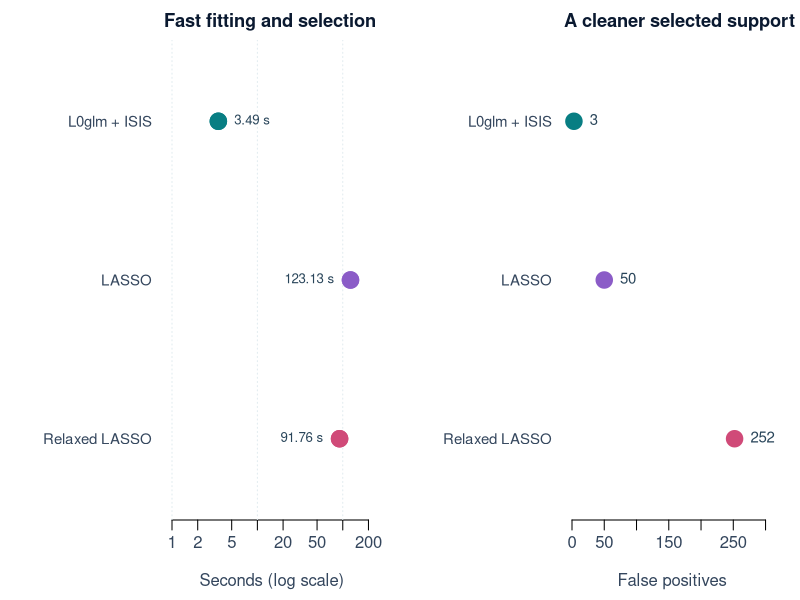

Here is the R script that generated this plot:
## ---- chunk 1
knitr::opts_chunk$set(collapse=TRUE, comment="#>", message=FALSE, warning=FALSE,
  fig.width=9, fig.height=4.2, dpi=160)
## ---- chunk 2
par(mfrow=c(1, 2), mar=c(4, 8.2, 2, 1), mgp=c(2.5, .6, 0), family="sans",
  bg="white", col.axis="#34465d", col.lab="#34465d", col.main="#0a1930")
labels <- c("L0glm + ISIS", "LASSO", "Relaxed LASSO")
cols <- c("#087e83", "#8b5cc7", "#d04a78")
seconds <- c(3.49, 123.13, 91.76)
plot(seconds, 3:1, log="x", xlim=c(1, 220), ylim=c(.6, 3.4), pch=21, bg=cols,
  col=cols, cex=2.2, yaxt="n", xlab="Seconds (log scale)", ylab="", bty="n")
axis(2, at=3:1, labels=labels, las=1, tick=FALSE, cex.axis=.9)
abline(v=c(1, 10, 100), col="#e1ebef", lty=3)
points(seconds, 3:1, pch=21, bg=cols, col=cols, cex=2.2)
text(seconds, 3:1, sprintf("%.2f s", seconds), pos=ifelse(seconds > 50, 2, 4),
  offset=.8, cex=.8, col="#29455a")
title("Fast fitting and selection", adj=0, cex.main=1.1)
fp <- c(3, 50, 252)
plot(fp, 3:1, xlim=c(0, 310), ylim=c(.6, 3.4), pch=21, bg=cols, col=cols,
  cex=2.2, yaxt="n", xlab="False positives", ylab="", bty="n")
axis(2, at=3:1, labels=labels, las=1, tick=FALSE, cex.axis=.9)
text(fp+9, 3:1, fp, pos=4, cex=.9, col="#29455a")
title("A cleaner selected support", adj=0, cex.main=1.1)
